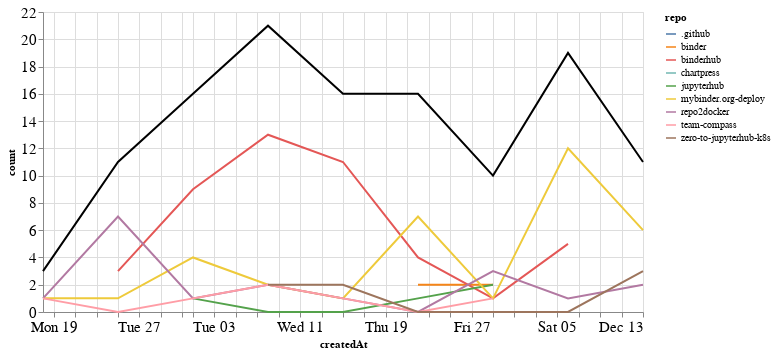

Source (notebook cell):
### Markdown cell above
### Comments

### Code cell
comments_time = comments.groupby('repo').resample('W', on='createdAt').count()['author'].reset_index()
comments_time = comments_time.rename(columns={'author': 'count'})
comments_time_total = comments_time.groupby('createdAt').agg({"count": "sum"}).reset_index()
ch1 = alt.Chart(comments_time, width=600).mark_line().encode(
    x='createdAt',
    y='count',
    color='repo',
    tooltip="repo"
)

ch2 = alt.Chart(comments_time_total, width=600).mark_line(color="black").encode(
    x='createdAt',
    y='count',
)

ch1 + ch2

### Figure 1 — Vega-Lite specification as saved in the notebook (floating-point values rounded to 4 significant figures)
{"config": {"axisLeft": {"labelFontSize": 15}, "axisBottom": {"labelFontSize": 15}}, "layer": [{"data": {"name": "data-5b5fa6806bb910f451ef727fe58cfdd7"}, "mark": "line", "encoding": {"color": {"type": "nominal", "field": "repo"}, "tooltip": {"type": "nominal", "field": "repo"}, "x": {"type": "temporal", "field": "createdAt"}, "y": {"type": "quantitative", "field": "count"}}, "width": 600}, {"data": {"name": "data-cbf872ee6d1ce27dab2133ff342b9a10"}, "mark": {"type": "line", "color": "black"}, "encoding": {"x": {"type": "temporal", "field": "createdAt"}, "y": {"type": "quantitative", "field": "count"}}, "width": 600}], "$schema": "https://vega.github.io/schema/vega-lite/v4.8.1.json", "datasets": {"data-5b5fa6806bb910f451ef727fe58cfdd7": [{"repo": ".github", "createdAt": "2020-12-06T00:00:00", "count": 1}, {"repo": "binder", "createdAt": "2020-11-22T00:00:00", "count": 2}, {"repo": "binder", "createdAt": "2020-11-29T00:00:00", "count": 2}, {"repo": "binderhub", "createdAt": "2020-10-25T00:00:00", "count": 3}, {"repo": "binderhub", "createdAt": "2020-11-01T00:00:00", "count": 9}, {"repo": "binderhub", "createdAt": "2020-11-08T00:00:00", "count": 13}, {"repo": "binderhub", "createdAt": "2020-11-15T00:00:00", "count": 11}, {"repo": "binderhub", "createdAt": "2020-11-22T00:00:00", "count": 4}, {"repo": "binderhub", "createdAt": "2020-11-29T00:00:00", "count": 1}, {"repo": "binderhub", "createdAt": "2020-12-06T00:00:00", "count": 5}, {"repo": "chartpress", "createdAt": "2020-11-22T00:00:00", "count": 2}, {"repo": "jupyterhub", "createdAt": "2020-11-01T00:00:00", "count": 1}, {"repo": "jupyterhub", "createdAt": "2020-11-08T00:00:00", "count": 0}, {"repo": "jupyterhub", "createdAt": "2020-11-15T00:00:00", "count": 0}, {"repo": "jupyterhub", "createdAt": "2020-11-22T00:00:00", "count": 1}, {"repo": "jupyterhub", "createdAt": "2020-11-29T00:00:00", "count": 2}, {"repo": "mybinder.org-deploy", "createdAt": "2020-10-18T00:00:00", "count": 1}, {"repo": "mybinder.org-deploy", "createdAt": "2020-10-25T00:00:00", "count": 1}, {"repo": "mybinder.org-deploy", "createdAt": "2020-11-01T00:00:00", "count": 4}, {"repo": "mybinder.org-deploy", "createdAt": "2020-11-08T00:00:00", "count": 2}, {"repo": "mybinder.org-deploy", "createdAt": "2020-11-15T00:00:00", "count": 1}, {"repo": "mybinder.org-deploy", "createdAt": "2020-11-22T00:00:00", "count": 7}, {"repo": "mybinder.org-deploy", "createdAt": "2020-11-29T00:00:00", "count": 1}, {"repo": "mybinder.org-deploy", "createdAt": "2020-12-06T00:00:00", "count": 12}, {"repo": "mybinder.org-deploy", "createdAt": "2020-12-13T00:00:00", "count": 6}, {"repo": "repo2docker", "createdAt": "2020-10-18T00:00:00", "count": 1}, {"repo": "repo2docker", "createdAt": "2020-10-25T00:00:00", "count": 7}, {"repo": "repo2docker", "createdAt": "2020-11-01T00:00:00", "count": 1}, {"repo": "repo2docker", "createdAt": "2020-11-08T00:00:00", "count": 2}, {"repo": "repo2docker", "createdAt": "2020-11-15T00:00:00", "count": 1}, {"repo": "repo2docker", "createdAt": "2020-11-22T00:00:00", "count": 0}, {"repo": "repo2docker", "createdAt": "2020-11-29T00:00:00", "count": 3}, {"repo": "repo2docker", "createdAt": "2020-12-06T00:00:00", "count": 1}, {"repo": "repo2docker", "createdAt": "2020-12-13T00:00:00", "count": 2}, {"repo": "team-compass", "createdAt": "2020-10-18T00:00:00", "count": 1}, {"repo": "team-compass", "createdAt": "2020-10-25T00:00:00", "count": 0}, {"repo": "team-compass", "createdAt": "2020-11-01T00:00:00", "count": 1}, {"repo": "team-compass", "createdAt": "2020-11-08T00:00:00", "count": 2}, {"repo": "team-compass", "createdAt": "2020-11-15T00:00:00", "count": 1}, {"repo": "team-compass", "createdAt": "2020-11-22T00:00:00", "count": 0}, {"repo": "team-compass", "createdAt": "2020-11-29T00:00:00", "count": 1}, {"repo": "zero-to-jupyterhub-k8s", "createdAt": "2020-11-08T00:00:00", "count": 2}, {"repo": "zero-to-jupyterhub-k8s", "createdAt": "2020-11-15T00:00:00", "count": 2}, {"repo": "zero-to-jupyterhub-k8s", "createdAt": "2020-11-22T00:00:00", "count": 0}, {"repo": "zero-to-jupyterhub-k8s", "createdAt": "2020-11-29T00:00:00", "count": 0}, {"repo": "zero-to-jupyterhub-k8s", "createdAt": "2020-12-06T00:00:00", "count": 0}, {"repo": "zero-to-jupyterhub-k8s", "createdAt": "2020-12-13T00:00:00", "count": 3}], "data-cbf872ee6d1ce27dab2133ff342b9a10": [{"createdAt": "2020-10-18T00:00:00", "count": 3}, {"createdAt": "2020-10-25T00:00:00", "count": 11}, {"createdAt": "2020-11-01T00:00:00", "count": 16}, {"createdAt": "2020-11-08T00:00:00", "count": 21}, {"createdAt": "2020-11-15T00:00:00", "count": 16}, {"createdAt": "2020-11-22T00:00:00", "count": 16}, {"createdAt": "2020-11-29T00:00:00", "count": 10}, {"createdAt": "2020-12-06T00:00:00", "count": 19}, {"createdAt": "2020-12-13T00:00:00", "count": 11}]}}
